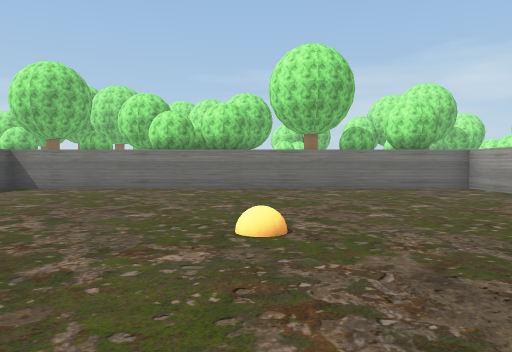
View 1 (above)

17 first-person views from a walk through a scene from a Unity 3-D project. The camera is 1.3 m above the floor, tilts 2° down and sees 70° across. The floor is counted in squares, 2 m on a side. Each view is taken from the middle of a square. On the plan, view 1 faces up. The plan holds only what a view shows up to about 11 squares ahead; the rest is blank. The place goes on beyond the plan. Some trees and plants on the terrain are drawn as simple stand-ins. The player is left out.

View 2
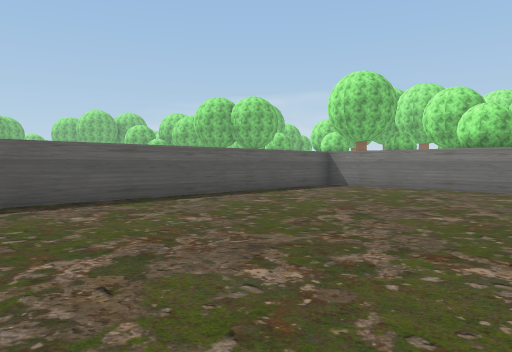

View 3
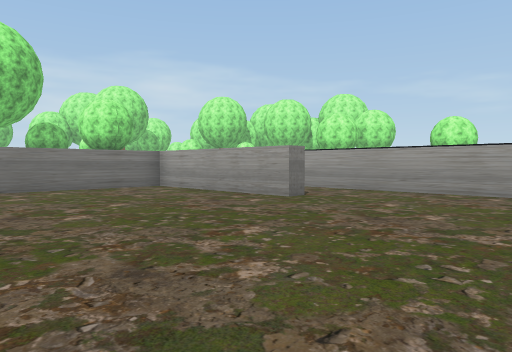

View 4
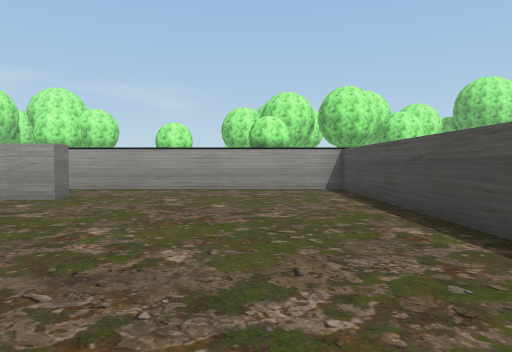

View 5
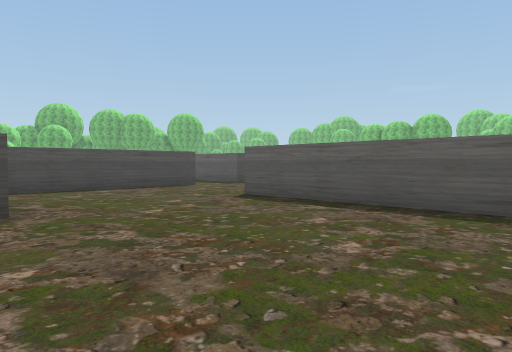

View 6
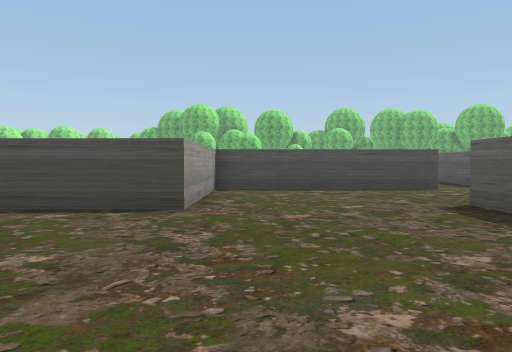

View 7
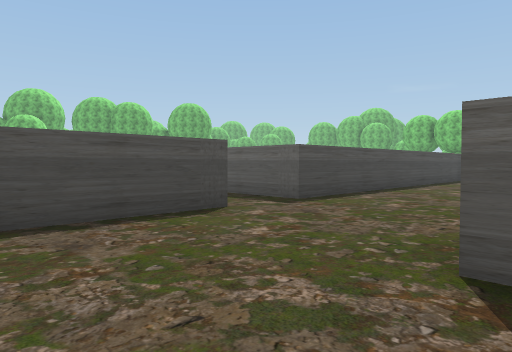

View 8
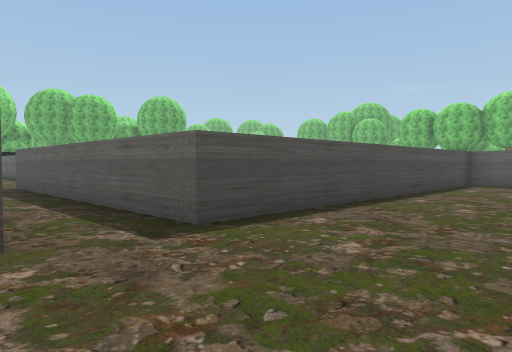

View 9
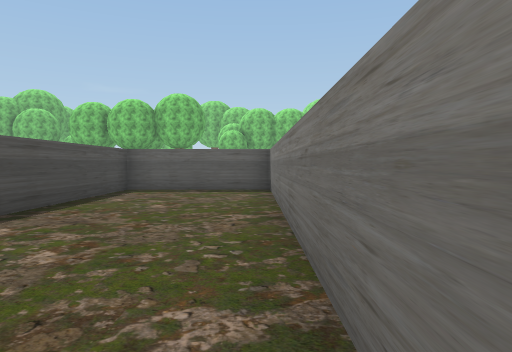

View 10
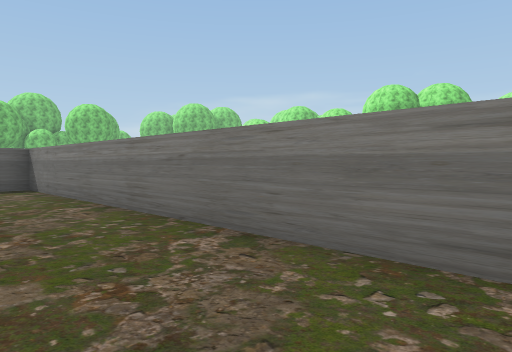

View 11
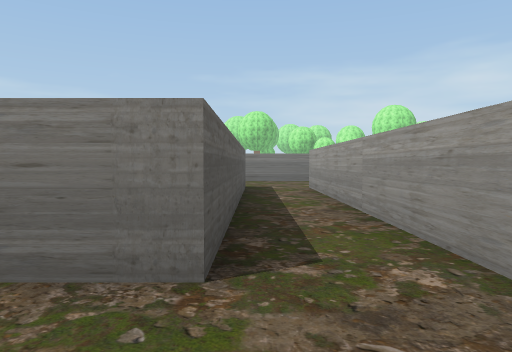

View 12
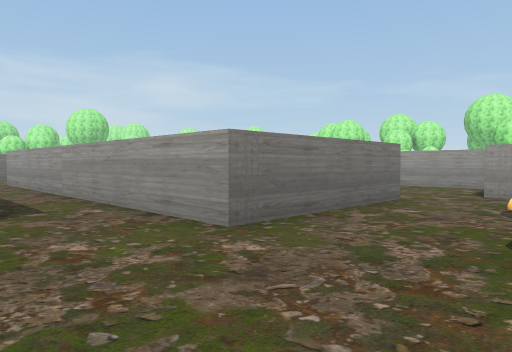

View 13
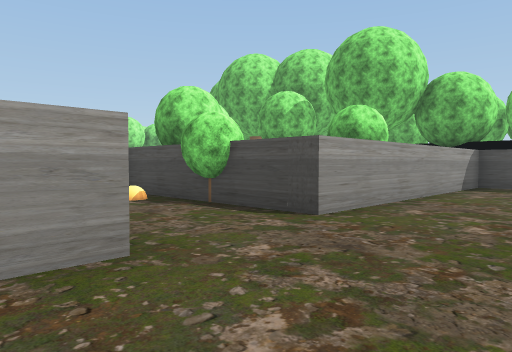

View 14
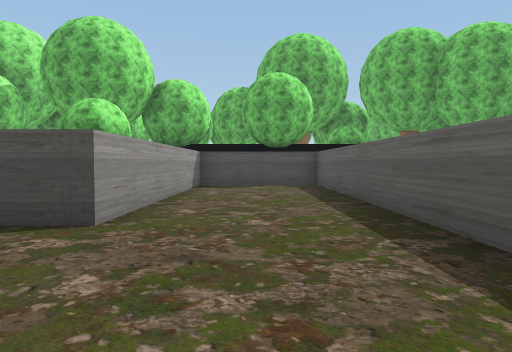

View 15
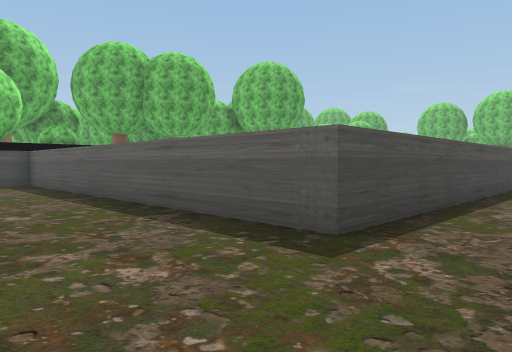

View 16
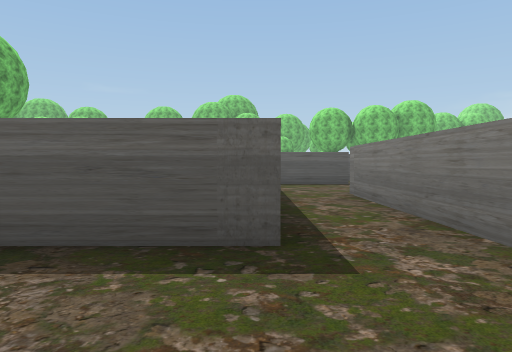

View 17
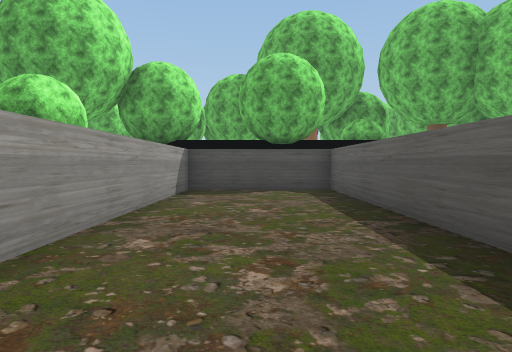

### Floor plan
Points are (right, up) in squares from view 1. A wall is a line through its corners. A room is listed if a view was taken in it or the views show most of it. See-through windows are left out.
Room 1 (views 1, 2, 3, 4, 5, 6, 7, 8, 9, 10, 15)
walls: (-9.4, -1.6) (-19, -1.6) (-19, -5.2) (-9.3, -5.2) (-9.3, -13); (6, 4.6) (5.5, 4.6) (5.5, 9.4) (-6.3, 9.4) (-6.3, -1.8); (-7.6, -15.2) (-7.6, -5.2) (-2, -5.2) (-2, -1.2) (8.2, -1.2) (8.2, 4.5)
ways out: opening at (-8.5, -13.5) to room 2; opening at (7, 4)
objects: orange ball (0, 3)
Room 2 (views 11, 12, 13, 14, 16, 17)
walls: (-9.3, -13) (-15.9, -13); (-3.4, -15.2) (-7.6, -15.2); (-2, -16.6) (-2, -16.1); (-16.5, -14.8) (-10.9, -14.8) (-10.9, -25) (-7.3, -25) (-7.3, -17.8) (-2.1, -17.8)
ways out: opening at (-8.5, -13.5) to room 1; opening at (-16, -14); opening at (-3, -15)
objects: tree (-5, -18); orange ball (-4, -17)

Where each view was taken, in squares from view 1:
view 1: 0 up, 0 right, facing up
view 2: 0 up, 0 right, facing up-left
view 3: 0 up, 0 right, facing up-right
view 4: 1 up, 1 left, facing right
view 5: 4 up, 1 left, facing down-left
view 6: 4 up, 3 left, facing down
view 7: 1 down, 4 left, facing down-left
view 8: 2 down, 7 left, facing down-left
view 9: 2 down, 10 left, facing left
view 10: 4 down, 9 left, facing up-left
view 11: 15 down, 9 left, facing up
view 12: 18 down, 10 left, facing up-right
view 13: 14 down, 10 left, facing down-right
view 14: 14 down, 9 left, facing down
view 15: 13 down, 8 left, facing down-left
view 16: 15 down, 8 left, facing left
view 17: 16 down, 9 left, facing down
